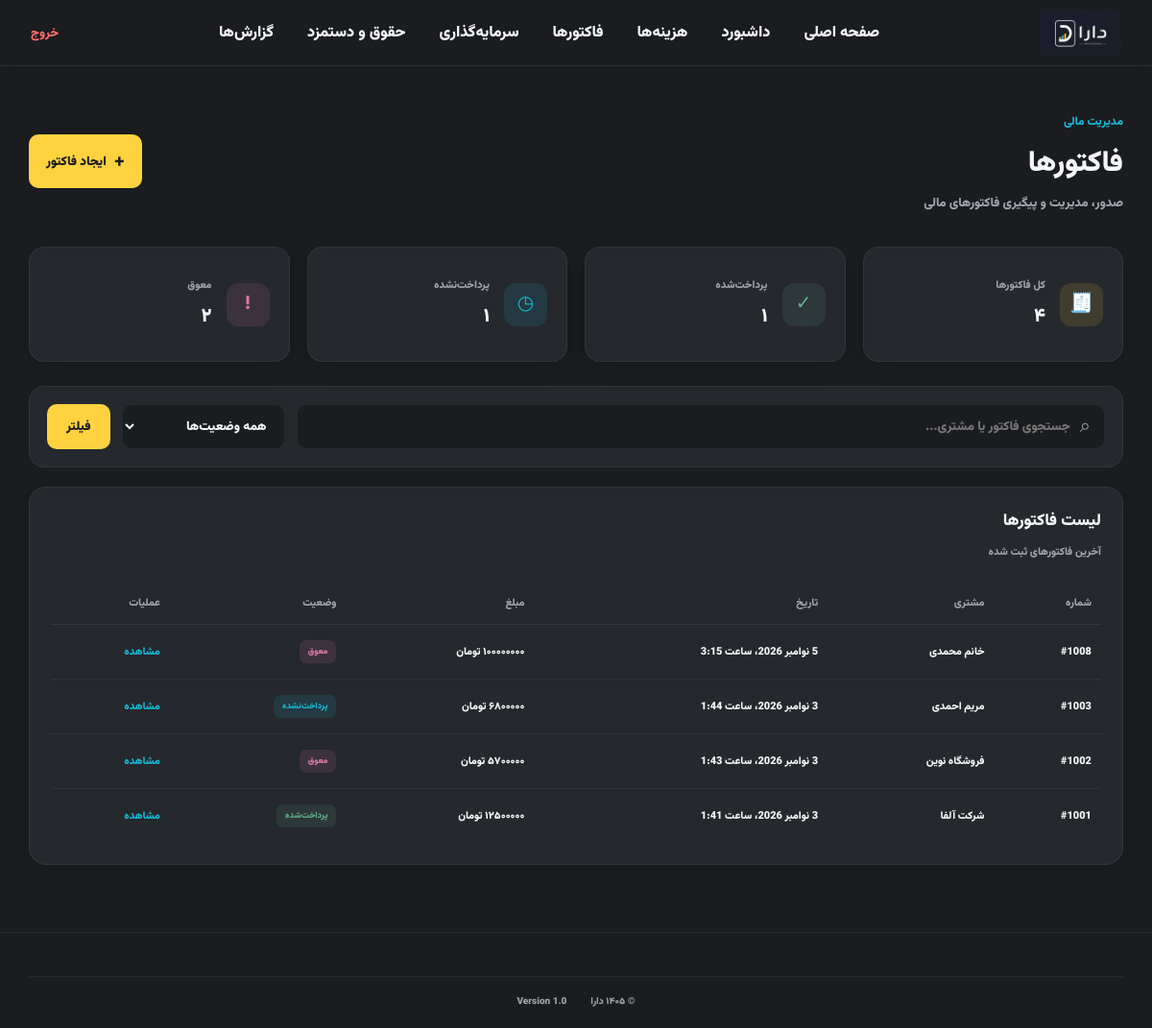
The app's page /invoices/ (signed in) with its own data.
### Exam/models.py (models this page shows, shortened)
class Invoice(models.Model):
    STATUS_CHOICES = (
        ('0', 'پرداخت‌شده'),
        ('1', 'پرداخت‌نشده'),
        ('2', 'معوق'),
    )
    invoice_number = models.CharField(max_length=127, unique=True, verbose_name="شماره فاکتور")
    customer_name = models.CharField(max_length=127, verbose_name="نام مشتری")
    amount = models.BigIntegerField(verbose_name="مبلغ (تومان)")
    status = models.CharField(max_length=1, choices=STATUS_CHOICES, default='1', verbose_name="وضعیت")
    created_at = models.DateTimeField(auto_now_add=True, verbose_name="تاریخ ثبت")
    updated_at = models.DateTimeField(auto_now=True, verbose_name="تاریخ ویرایش")
    user = models.ForeignKey(Person, null=True, blank=True, on_delete=models.SET_NULL, verbose_name="کاربر")
    class Meta:
        verbose_name = "فاکتور"
        verbose_name_plural = "فاکتورها"
        ordering = ['-created_at']

### Exam/views.py (the view, shortened to what this page needs)
# urls.py: path('invoices/', views.invoices, name='invoices'),
@login_required(login_url='login')
def invoices(request):
    query = request.GET.get('q', '')
    status = request.GET.get('status', 'all')
    all_invoices = Invoice.objects.all().order_by('-created_at')
    if query:
        all_invoices = all_invoices.filter(invoice_number__icontains=query) | all_invoices.filter(customer_name__icontains=query)
    if status and status != 'all':
        all_invoices = all_invoices.filter(status=status)
    total_count = all_invoices.count()
    paid_count = all_invoices.filter(status='0').count()
    unpaid_count = all_invoices.filter(status='1').count()
    overdue_count = all_invoices.filter(status='2').count()
    context = {
        'invoices': all_invoices,
        'total_count': total_count,
        'paid_count': paid_count,
        'unpaid_count': unpaid_count,
        'overdue_count': overdue_count,
        'query': query,
        'selected_status': status,
    }
    return render(request, 'invoice.html', context)

### Exam/templatetags/custom_filters.py (called while the page is built)
@register.filter(name='to_persian')
def to_persian(value):
    if value is None:
        return ''
    english_digits = '0123456789'
    persian_digits = '۰۱۲۳۴۵۶۷۸۹'
    translation_table = str.maketrans(english_digits, persian_digits)
    return str(value).translate(translation_table)

### templates/invoice.html (shortened to what this page needs)
{% extends 'base.html' %}
{% load humanize %}
{% load custom_filters %}
{% load jformat %}
{% load static %}
{% block content %}
    <main class="invoice-page">
        <section class="page-header">
            <div>
                <span class="page-label">
                    مدیریت مالی
                </span>
                <h1>
                    فاکتورها
                </h1>
                <p>
                    صدور، مدیریت و پیگیری فاکتورهای مالی
                </p>
            </div>
            <button class="add-invoice-btn" id="openInvoiceModal">
                <span>+</span>
                ایجاد فاکتور
            </button>
        </section>
        <section class="invoice-summary-grid">
            <div class="invoice-summary-card yellow-card">
                <span class="summary-icon">🧾</span>
                <div>
                    <span class="summary-title">
                        کل فاکتورها
                    </span>
                    <strong>
                        {{ total_count|to_persian }}
                    </strong>
                </div>
            </div>
            <div class="invoice-summary-card green-card">
                <span class="summary-icon">✓</span>
                <div>
                    <span class="summary-title">
                        پرداخت‌شده
                    </span>
                    <strong>
                        {{ paid_count|to_persian }}
                    </strong>
                </div>
            </div>
            <div class="invoice-summary-card blue-card">
                <span class="summary-icon">◷</span>
                <div>
                    <span class="summary-title">
                        پرداخت‌نشده
                    </span>
                    <strong>
                        {{ unpaid_count|to_persian }}
                    </strong>
                </div>
            </div>
            <div class="invoice-summary-card pink-card">
                <span class="summary-icon">!</span>
                <div>
                    <span class="summary-title">
                        معوق
                    </span>
                    <strong>
                        {{ overdue_count|to_persian }}
                    </strong>
                </div>
            </div>
        </section>
        <form method="GET" action="{% url 'invoices' %}" class="invoice-filter-box">
            <div class="invoice-search">
                <span>⌕</span>
                <input type="text" name="q" value="{{ query }}" placeholder="جستجوی فاکتور یا مشتری...">
            </div>
            <select name="status">
                <option value="all">همه وضعیت‌ها</option>
            </select>
            <button type="submit" style="background: var(--color-primary); color: #1A1C1F; border: none; padding: 0 20px; border-radius: 10px; cursor: pointer; font-family: 'vazir';">فیلتر</button>
        </form>
        <section class="invoice-table-card">
            <div class="section-title">
                <div>
                    <h2>
                        لیست فاکتورها
                    </h2>
                    <span>
                        آخرین فاکتورهای ثبت شده
                    </span>
                </div>
            </div>
            <div class="table-wrapper">
                <table>
                    <thead>
                        <tr>
                            <th>شماره</th>
                            <th>مشتری</th>
                            <th>تاریخ</th>
                            <th>مبلغ</th>
                            <th>وضعیت</th>
                            <th>عملیات</th>
                        </tr>
                    </thead>
                    <tbody id="invoiceTable">
                        {% for invoice in invoices %}
                        <tr>
                            <td>#{{ invoice.invoice_number }}</td>
                            <td>{{ invoice.customer_name }}</td>
                            <td>{{ invoice.created_at|jformat:"%Y/%m/%d" }}</td>
                            <td>{{ invoice.amount|intcomma|to_persian }} تومان</td>
                            <td>
                                {% if invoice.status == '0' %}
                                    <span class="invoice-status paid">پرداخت‌شده</span>
                                {% elif invoice.status == '1' %}
                                    <span class="invoice-status unpaid">پرداخت‌نشده</span>
                                {% else %}
                                    <span class="invoice-status overdue">معوق</span>
                                {% endif %}
                            </td>
                            <td>
                                <a href="{% url 'invoice_detail' invoice.pk %}" class="view-invoice" style="text-decoration: none;">مشاهده</a>
                            </td>
                        </tr>
                        {% empty %}
                        <tr>
                            <td colspan="6" style="text-align: center;">هیچ فاکتوری یافت نشد.</td>
                        </tr>
                        {% endfor %}
                    </tbody>
                </table>
            </div>
        </section>
    </main>
{% endblock %}

### records on screen
Invoice: invoice_number "1008", customer_name "خانم محمدی", created_at|jformat "5 نوامبر 2026، ساعت 3:15", amount|to_persian "۱۰۰۰۰۰۰۰۰", status "معوق"
Invoice: invoice_number "1003", customer_name "مریم احمدی", created_at|jformat "3 نوامبر 2026، ساعت 1:44", amount|to_persian "۶۸۰۰۰۰۰", status "پرداخت‌نشده"
Invoice: invoice_number "1002", customer_name "فروشگاه نوین", created_at|jformat "3 نوامبر 2026، ساعت 1:43", amount|to_persian "۵۷۰۰۰۰۰", status "معوق"
Invoice: invoice_number "1001", customer_name "شرکت آلفا", created_at|jformat "3 نوامبر 2026، ساعت 1:41", amount|to_persian "۱۲۵۰۰۰۰۰", status "پرداخت‌شده"

### other values on screen
{{ total_count|to_persian }} "۴"
{{ paid_count|to_persian }} "۱"
{{ unpaid_count|to_persian }} "۱"
{{ overdue_count|to_persian }} "۲"
